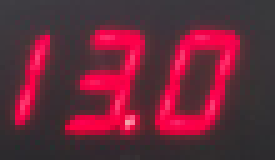
#> input picture area2sub.png, 55 x 32 px (shown 5 times larger)
$ python step2.py   (older library calls are emulated)
#> lines starting #> are read from the running program, lines starting #| are printed output that depends on the picture; after the words box and inside, x2 and y2 are one past the last pixel; in counts of white or black regions, pixels touching at a corner belong together
# import the necessary packages
from imutils.perspective import four_point_transform
from imutils import contours
from numpy import median
import imutils
import cv2
import numpy as np
import math

def filter_rois( rois ):
	rets_raw = []
	for i in range(len(rois)):
		add = True
		for j in range(len(rois)):
			if( i == j ):
				continue
			if( rois[i][0] > rois[j][0] and rois[i][1] > rois[j][1]
				and ( rois[i][0] + rois[i][2] ) < ( rois[j][0]+ rois[j][2] )
				and ( rois[i][1] + rois[i][3] ) < ( rois[j][1]+ rois[j][3] )):
				add = False
				print("i", i, "j", j)
				break
				#this contour is contained in another one
		if(add):
			rets_raw.append(rois[i])
	def get_width(x): return x[2]
	def get_height(x): return x[3]
	widths = list(map(get_width, rets_raw))
	heights = list(map(get_height, rets_raw))
	median_width = median( widths )
	median_height = median( heights )
	rets = list(filter(lambda x: ( (x[3] < 2 * median_height) and (x[3] > median_height/2) ), rets_raw))
	return rets

def get_consecutive_trues( arr ):
	result = []
	tmp_start = 0
	tmp_end = 0
	for i in range(len(arr)):
		if (i == 0 and arr[i]) or (arr[i] > arr[i-1]):
			tmp_start = i
		elif (i == len(arr)-1 and arr[i]) or (arr[i] < arr[i-1]):
			tmp_end = i
			result.append([tmp_start, tmp_end])
	return result

def overlay( arr1, arr2 ):
	left = arr2
	right = arr1
	if( arr1[0] < arr2[0] ):
		left = arr1
		right = arr2
	if( left[2] < right[0] ):
		return False
	if( left[3] < right[1] ):
		return False
	if( left[1] > right[3] ):
		return False
	return True

def calc_dist( mainarr, newarr ):
	new_center = [ (newarr[0] + newarr[2])/2, (newarr[1] + newarr[3])/2]
	candidate = []
	if( ( (new_center[0] > mainarr[0]) and (new_center[0] < mainarr[2]) )
		or ( (new_center[1] > mainarr[1]) and (new_center[1] < mainarr[3]) ) ):
		candidate = [ abs( new_center[0] - mainarr[0] ), abs( new_center[0] - mainarr[2] ),
					  abs( new_center[1] - mainarr[1] ), abs( new_center[1] - mainarr[3] )]
	else:
		candidate = [ math.sqrt( (new_center[0] - mainarr[0])**2 + (new_center[1] - mainarr[1])**2 ),
					  math.sqrt( (new_center[0] - mainarr[0])**2 + (new_center[1] - mainarr[3])**2 ),
					  math.sqrt( (new_center[0] - mainarr[2])**2 + (new_center[1] - mainarr[1])**2 ),
					  math.sqrt( (new_center[0] - mainarr[2])**2 + (new_center[1] - mainarr[3])**2 )]
	return min(candidate)

def combine_cnts( cnts ):
	result = []
	for new_c in cnts:
		if( not result ):
			result.append(new_c)
		overlay_list = []
		for i in range(len(result)):
			if( overlay( new_c, result[i] ) ):
				overlay_list.append(i)
		if not overlay_list:
			print(len(result))
			result.append(new_c)
		else:
			min_ind = 0
			dist = calc_dist( result[overlay_list[0]], new_c )
			for j in range(1, len(overlay_list)):
				new_dist = calc_dist( result[overlay_list[j]], new_c )
				if( new_dist < dist ):
					dist = new_dist
					min_ind = j
			result[overlay_list[min_ind]] = [min(result[overlay_list[min_ind]][0], new_c[0]),min(result[overlay_list[min_ind]][1], new_c[1]),
				 max(result[overlay_list[min_ind]][2], new_c[2]),max(result[overlay_list[min_ind]][3], new_c[3])]
	return result


def main( path ):
	# load the example image
#> called with path = 'area2sub.png'
	image = cv2.imread(path)
#> image is the input picture: shape (32, 55, 3); mean B, G, R 58.2, 39.6, 104.5
	# pre-process the image by resizing it, converting it to
	# graycale, blurring it, and computing an edge map
	gray = cv2.cvtColor(image, cv2.COLOR_BGR2GRAY)
	[ im_h, im_w ] = gray.shape
#> im_h = 32; im_w = 55
	gray = gray[int(im_h/40):int(im_h*39/40),int(im_w/40):int(im_w*39/40)]
#> gray: shape (31, 52)
	image = image[int(im_h/40):int(im_h*39/40),int(im_w/40):int(im_w*39/40)]
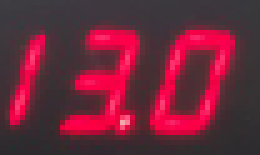
#> image: shape (31, 52, 3) (shown 5 times larger); mean B, G, R 58.9, 38.9, 109.3
	[ im_h, im_w ] = gray.shape
#> im_h = 31; im_w = 52

	blurred = cv2.GaussianBlur(gray, (3, 3), 1)
	v = np.median(blurred)
#> v = 58
	sigma=0.5
	lower = int(max(0, (1.0 - sigma) * v))
#> lower = 29
	upper = int(min(255, (1.0 + sigma) * v))
#> upper = 87
	edged = cv2.Canny(blurred, lower, upper)
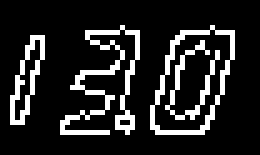
#> edged: shape (31, 52) (shown 5 times larger); 15% white in thin lines or dots, all inside (x1, y1, x2, y2) = (2, 5, 47, 27)
	# [10 lines of commented-out code are left out]

	thresh_nongaus = cv2.threshold(gray, 0, 255,
		cv2.THRESH_BINARY_INV | cv2.THRESH_OTSU)[1]
#> thresh_nongaus: shape (31, 52); 77% white; 3 black regions, box (x1, y1, x2, y2) and area: (30, 6, 47, 27) 166, (12, 6, 28, 27) 151, (2, 7, 9, 25) 53
	kernel = cv2.getStructuringElement(cv2.MORPH_ELLIPSE, (3, 3))
	# thresh = cv2.morphologyEx(thresh, cv2.MORPH_OPEN, kernel)
	thresh_nongaus = cv2.morphologyEx(thresh_nongaus, cv2.MORPH_OPEN, kernel)
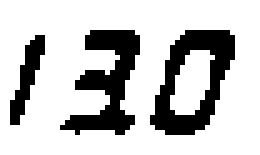
#> thresh_nongaus: shape (31, 52) (shown 5 times larger); 76.6% white; 3 black regions, box (x1, y1, x2, y2) and area: (30, 6, 47, 27) 168, (12, 6, 28, 27) 157, (2, 7, 9, 25) 53
	cv2.imshow('thresh_nongaus',thresh_nongaus)
	cv2.waitKey(0)
	cv2.destroyAllWindows()

		# [10 lines of commented-out code are left out]
	horizontal_num_black_pts = [ np.sum(255-x) for x in thresh_nongaus ]
#> horizontal_num_black_pts = 31 values, max 7140 at index 9, min 0 at index 0, mean 3109.4
	hist = np.histogram(horizontal_num_black_pts, len(horizontal_num_black_pts))
	#print(hist)
	avg_black_points = sum(horizontal_num_black_pts)/len(horizontal_num_black_pts)
#> avg_black_points = 3109.4
	avg_black_points = avg_black_points/2
#> avg_black_points = 1554.7
	horizontal_black_lines = [ True if x > avg_black_points else False for x in horizontal_num_black_pts ]
#> horizontal_black_lines = 31 items, first 6: False, False, False, False, False, False
	consec_trues = get_consecutive_trues(horizontal_black_lines)
#> the loop in get_consecutive_trues, `for i in range(len(arr)):` made 31 passes
#> tmp_start on pass 7: 6
#> tmp_end on pass 28: 27
#> after the loop in get_consecutive_trues, `for i in range(len(arr)):`: result = [[6, 27]]
#> consec_trues = [[6, 27]]
	consec_trues = [x for x in consec_trues if (x[1]-x[0]) > 7 ]
	print(consec_trues)
#| [[6, 27]]

	screens_bound = [ [0, x[0], im_w, (x[1]-x[0]+1)] for x in consec_trues ]
#> screens_bound = [[0, 6, 52, 22]]
	screens = []
	orig_screens = []
	print("num lines", len(consec_trues))
#| num lines 1
	print("lines", consec_trues)
#| lines [[6, 27]]

	for [x, y, w, h] in screens_bound:
		print("bound", x, y, x+w, y+h)
		roi = gray[y:y+h, x:x+w]
		orig_roi = image[y:y+h, x:x+w]
		# roi = imutils.resize(roi, height=5*h)
		# orig_roi = imutils.resize(orig_roi, height=5*h)
		screens.append(roi)
		orig_screens.append(orig_roi)
#> this loop made 1 pass
#| bound 0 6 52 28
#> pass 1, in main, `roi = gray[y:y+h, x:x+w]`:
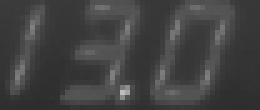
#> roi: shape (22, 52) (shown 5 times larger); min 45, max 190, mean 65.6
#> pass 1, in main, `orig_roi = image[y:y+h, x:x+w]`:
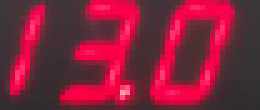
#> orig_roi: shape (22, 52, 3) (shown 5 times larger); mean B, G, R 60, 34.1, 129.6
#> after the loop, orig_screens = 1 item; screens = 1 item

	result = ""
	for i in range( len(screens) ):
		dilation_kernel1 = np.array([[0,1,0],[0,0,0],[0,1,0]],np.uint8)
		erode_kernel1 = np.array([[0,0,0,0,0],[1,1,0,1,1],[0,0,0,0,0]],np.uint8)
		dilation_kernel2 = np.array([[0,1,0],[1,0,1],[0,1,0]],np.uint8)
		thresh_nongaus2 = cv2.dilate(screens[i], dilation_kernel1,iterations = int(len(screens[i])/30))
		thresh_nongaus2 = cv2.dilate(thresh_nongaus2, dilation_kernel2,iterations = int(len(screens[i])/30))
		# [7 lines of commented-out code are left out]
		blurred = cv2.GaussianBlur(thresh_nongaus2, (5, 5), 1)
		v = np.median(blurred)
		sigma=0.33
		lower = int(max(0, (1.0 - sigma) * v))
		upper = int(min(255, (1.0 + sigma) * v))
		edged = cv2.Canny(blurred, lower, upper)

		cnts = cv2.findContours(edged.copy(), cv2.RETR_TREE,
			cv2.CHAIN_APPROX_SIMPLE)
		cnts = cnts[0] if imutils.is_cv2() else cnts[1]
		cv2.drawContours(orig_screens[i], cnts, -1, (0,255,0), 3)
		cv2.imshow('orig_screens',orig_screens[i])
		cv2.waitKey(0)
		cv2.destroyAllWindows()
		print(len(cnts))
		allcnts = []
		# loop over the digit area candidates
		for c in cnts:
			# compute the bounding box of the contour
			(x, y, w, h) = cv2.boundingRect(c)
			allcnts.append( [x, y, x+w, y+h] )
			# if the contour is sufficiently large, it must be a digit
		allcnts = combine_cnts( allcnts )
		print("len digitcnts", len(allcnts))

		# [6 lines of commented-out code are left out]

		digits = []
		rois = []
		# loop over each of the digits
		for bound in allcnts:
			# extract the digit ROI
			rois.append( bound )

		#rois = filter_rois(rois)
		trash = 0
		for [xmin, ymin, xmax, ymax] in rois:
			roi = thresh_nongaus2[ymin:ymax, xmin:xmax]
			cv2.imshow('roi%d'%trash,roi)
			trash +=1
		cv2.waitKey(0)
		cv2.destroyAllWindows()
#> this loop made 1 pass
#> (dilation_kernel1, erode_kernel1, dilation_kernel2, v, sigma, lower, upper) on pass 1: ([[0, 1, 0], [0, 0, 0], [0, 1, 0]], [[0, 0, 0, 0, 0], [1, 1, 0, 1, 1], [0, 0, 0, 0, 0]], [[0, 1, 0], [1, 0, 1], [0, 1, 0]], 63, 0.33, 42, 83)
#| 8
#| 1
#| 2
#| len digitcnts 3
#> pass 1, in main, `edged = cv2.Canny(blurred, lower, upper)`:
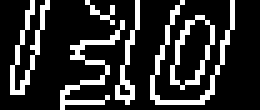
#> edged: shape (22, 52) (shown 5 times larger); 19.3% white in thin lines or dots, all inside (x1, y1, x2, y2) = (2, 0, 47, 22)
#> pass 1, in main, `cv2.imshow('orig_screens',orig_screens[i])`:
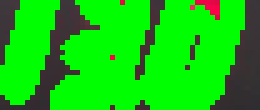
#> window 'orig_screens': shape (22, 52, 3) (shown 5 times larger); mean B, G, R 14.5, 198, 18.6

			#cv2.imwrite('./curr_pic/roi_%d.png'%i,roi)
			############call your function here############
			############use roi as input############
			############return a digit as string named single_digit############
			#result += single_digit

	result = result[:3]+"\n" + result[3:] #for this machine result should have exactly 6 digits
	return(result)

if __name__ == '__main__':
	main("area2sub.png")

$ run again, with 10-1.png copied over area2sub.png
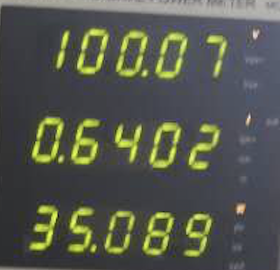
#> input picture 10-1.png, 280 x 270 px
#> in main, image is the input picture: shape (270, 280, 3); mean B, G, R 77.5, 87.7, 84.4
#> image: shape (257, 266, 3)
#> in main, `v = np.median(blurred)`: v = 72
#> in main, `lower = int(max(0, (1.0 - sigma) * v))`: lower = 36
#> in main, `upper = int(min(255, (1.0 + sigma) * v))`: upper = 108
#> in main, `edged = cv2.Canny(blurred, lower, upper)`:
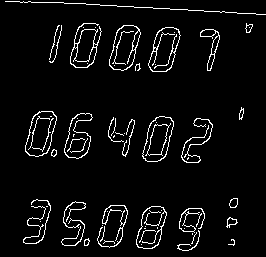
#> edged: shape (257, 266); 5.2% white in thin lines or dots
#> horizontal_num_black_pts = 257 values, max 60435 at index 0, min 0 at index 16, mean 9796.2
#> in main, `avg_black_points = sum(horizontal_num_black_pts)/len(horizontal_num_bl..`: avg_black_points = 9796.2
#> in main, `avg_black_points = avg_black_points/2`: avg_black_points = 4898.1
#> horizontal_black_lines = 257 items, first 6: True, True, True, True, True, True
#> after the loop in get_consecutive_trues, `for i in range(len(arr)):`: result = [[0, 14], [24, 71], [113, 162], [201, 249]]
#| [[0, 14], [24, 71], [113, 162], [201, 249]]
#> screens_bound = [[0, 0, 266, 15], [0, 24, 266, 48], [0, 113, 266, 50], [0, 201, 266, 49]]
#| num lines 4
#| lines [[0, 14], [24, 71], [113, 162], [201, 249]]
#> the loop in main, `for [x, y, w, h] in screens_bound:` made 4 passes
#> (y, h) on passes 1 to 4: (0, 15), (24, 48), (113, 50), (201, 49)
#> (printed output is left out)
#> after the loop in main, `for [x, y, w, h] in screens_bound:`: orig_screens = 4 items
#> the loop in main, `for i in range( len(screens) ):` made 4 passes
#> (dilation_kernel1, erode_kernel1, dilation_kernel2, v, sigma, lower, upper, cnts) on pass 1: ([[0, 1, 0], [0, 0, 0], [0, 1, 0]], [[0, 0, 0, 0, 0], [1, 1, 0, 1, 1], [0, 0, 0, 0, 0]], [[0, 1, 0], [1, 0, 1], [0, 1, 0]], 109, 0.33, 73, 144, 1 contour, all with area under 20)
#> (printed output is left out)
#> after the loop in main, `for i in range( len(screens) ):`:
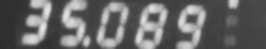
#> blurred: shape (49, 266); min 46, max 228, mean 103.7
